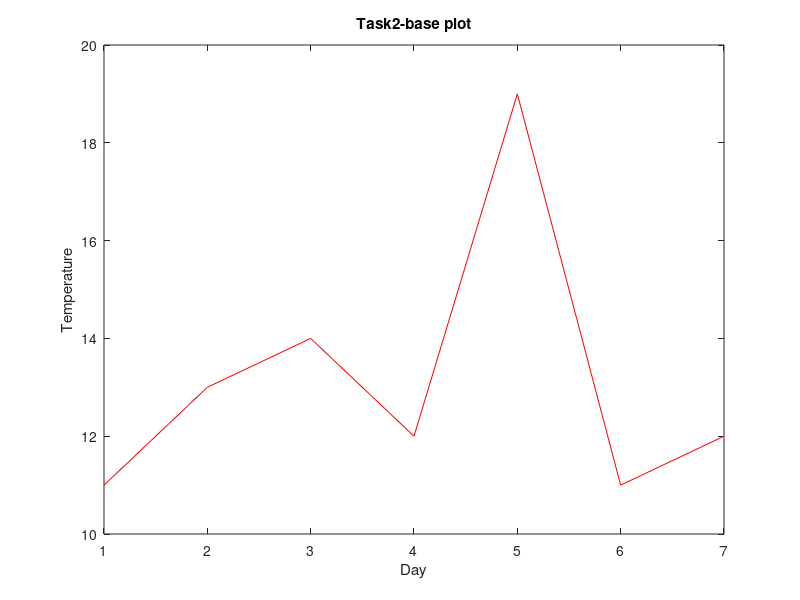

MATLAB code to generate this figure:
% Plotting
% Author: Chul Min Yeum
% Email: cmyeum@uwaterloo.ca
% Last updated: 2019-06-12

% Write your script to solve questions in a cumulative way

%% Task 2: Plot a vector
close;clc;clear

x = 1:7;
y = [11 13 14 12 19 11 12];
plot(x,y, 'r')

xlabel('Day');
ylabel('Temperature');
title('Task2-base plot');

%% Task2-Q1: Change the line as a dashed line
% https://www.mathworks.com/help/matlab/ref/plot.html#btzitot-LineSpec
close;clc;clear

%% Task2-Q2: Add data point markers on the line
% https://www.mathworks.com/help/matlab/ref/plot.html#btzitot-LineSpec
close;clc;clear

%% Task2-Q3: Change the line width
% https://www.mathworks.com/help/matlab/ref/plot.html#namevaluepairarguments
close;clc;clear

%% Task2-Q4: Make the same length for the data along each axis
% See the axis. The unit lengthes in x- and y-axis are different. How to
% make them identical? axis equal
close;clc;clear

%% Task2-Q5: Add another line using hold on (different color lines)
% x2 = 2:8; 
% y2 = [11 12 15 16 12 11 13];
% https://www.mathworks.com/help/matlab/ref/hold.html
close;clc;clear

%% Task2-Q6: Turn on grid
% grid on
close;clc;clear

%% Task2-Q7: Add legend (label) to your graph (Let's say 'Waterloo' and 'Kitchener')
% https://www.mathworks.com/help/matlab/ref/legend.html
close;clc;clear

%% Task2-Q8: Make the legend text as a bold font
close;clc;clear

%% Task2-Q9: Think about what components you want to add to this graph? Any ideas are welcome!!!
close;clc;clear




